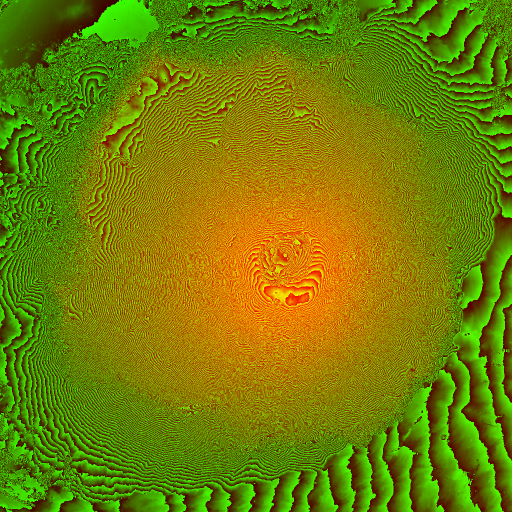
#> input picture mars/patch_olympus.png, 1024 x 1024 px, found by its file name (shown at 1/2 size)
$ python olympus_scarp.py
#> lines starting #> are read from the running program, lines starting #| are printed output that depends on the picture; after the words box and inside, x2 and y2 are one past the last pixel; in counts of white or black regions, pixels touching at a corner belong together
### tools/heightpng.py
"""Shared helpers for the data scripts.

Height PNG encoding (read by loadHeight() in index.html):
  value = round(metres * 2 + 20000), stored as 16 bits: R = high byte, G = low byte, B = 0.

Gnomonic patch geometry (must match makeFrame()/baseAt() in index.html):
  C = unit vector of the centre, E = east, N = C x E. Pixel (row, col) sits at local
  x = (col - (n-1)/2) * sp metres east and y = -(row - (n-1)/2) * sp metres north on the tangent plane,
  projected back onto the sphere. Row 0 is the north edge.

Equirectangular sources: lon -180..180 left to right, lat 90..-90 top to bottom, pixel centres at +0.5."""
import numpy as np
from PIL import Image

# [4 lines left out: function enc, not called in this run]

def frame(lat, lon):
    la, lo = np.radians(lat), np.radians(lon)
    C = np.array([np.cos(la) * np.cos(lo), np.sin(la), -np.cos(la) * np.sin(lo)])
    E = np.array([-np.sin(lo), 0, -np.cos(lo)]); N = np.cross(C, E)
    return C, E, N

def grid_latlon(lat, lon, n, sp, R):
    C, E, N = frame(lat, lon)
    xs = (np.arange(n) - (n - 1) / 2) * sp
    X, Y = np.meshgrid(xs, -xs)
    P = C * R + X[..., None] * E + Y[..., None] * N; P /= np.linalg.norm(P, axis=-1, keepdims=True)
    return np.degrees(np.arcsin(np.clip(P[..., 1], -1, 1))), np.degrees(np.arctan2(-P[..., 2], P[..., 0]))

# [12 lines left out: functions bilinear, smooth121, not called in this run]

### tools/olympus_scarp.py
"""Pick the Olympus Mons basal escarpment site from the existing 700 m patch (mars/patch_olympus.png).
Largest relief within ~20 km, 250-320 km from the caldera. Prints a MARS_SITES entry.
Run from the repo root: python3 tools/olympus_scarp.py"""
import sys, json, numpy as np
from PIL import Image
sys.path.insert(0, 'tools')
from heightpng import grid_latlon

R, SP, N, LAT0, LON0 = 3389500.0, 700.0, 1024, 18.40, -133.90
CALDERA = (19950.0, 22050.0)            # caldera floor, local metres (x east, z south) — the summit site's poi
a = np.asarray(Image.open('mars/patch_olympus.png'), np.int32)
h = ((a[..., 0] << 8 | a[..., 1]) - 20000) * 0.5
c = (N - 1) / 2
xs = (np.arange(N) - c) * SP
X, Z = np.meshgrid(xs, xs)               # row index grows south, as does local z
def filt(img, k, f):
#> called with k = 28
    out = img.copy()
    for ax in (0, 1):
        acc = out.copy()
        for s in range(1, k + 1):
            acc = f(acc, np.roll(out, s, ax)); acc = f(acc, np.roll(out, -s, ax))
        out = acc
    return out
k = int(20000 / SP)
relief = filt(h, k, np.maximum) - filt(h, k, np.minimum)
#> the loop in filt (call 2), `for ax in (0, 1):` made 2 passes
#> pass 1, in filt (call 2), `out = acc`:
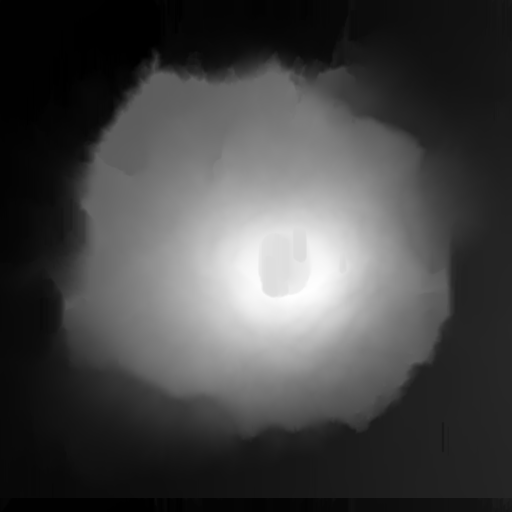
#> out: shape (1024, 1024) float64 (shown at 1/2 size); min -2543, max 20862, mean 3933.8; drawn with min black and max white
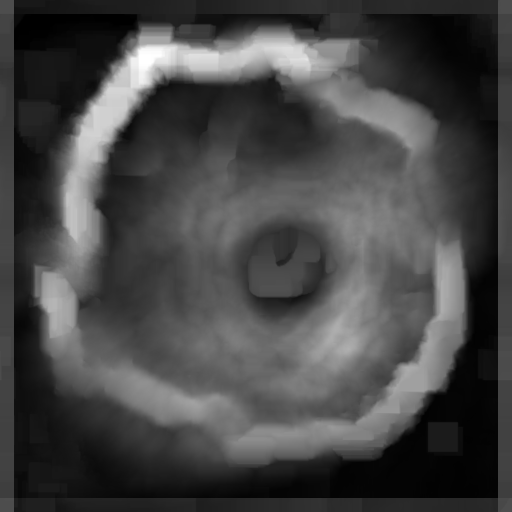
#> relief: shape (1024, 1024) float64 (shown at 1/2 size); min 35, max 10482, mean 2932.5; drawn with min black and max white
dist = np.hypot(X - CALDERA[0], Z - CALDERA[1])
edge = k + 2
ok = (dist > 250e3) & (dist < 320e3)
ok[:edge] = ok[-edge:] = False; ok[:, :edge] = ok[:, -edge:] = False
iy, ix = np.unravel_index(np.where(ok, relief, -1).argmax(), h.shape)
#> iy = 164; ix = 285
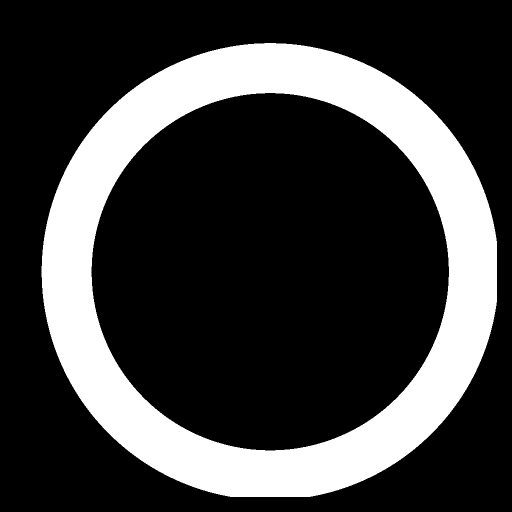
#> ok: shape (1024, 1024) bool (shown at 1/2 size); 24.3% white; 1 white region, box (x1, y1, x2, y2) and area: (83, 86, 994, 994) 254851
win = (slice(iy - k, iy + k + 1), slice(ix - k, ix + k + 1))
sub = h[win]
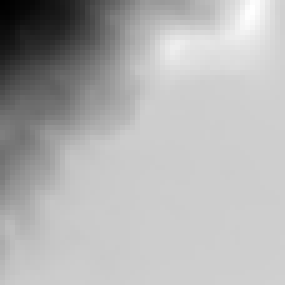
#> sub: shape (57, 57) float64 (shown 5 times larger); min -1793.5, max 7977, mean 5048.9; drawn with min black and max white
ty, tx = np.unravel_index(sub.argmax(), sub.shape); by, bx = np.unravel_index(sub.argmin(), sub.shape)
#> after `ty, tx = np.unravel_index(sub.argmax(), sub.shape)`: ty = 1; tx = 50
#> after `by, bx = np.unravel_index(sub.argmin(), sub.shape)`: by = 0; bx = 0
top = np.array([X[win][ty, tx], Z[win][ty, tx]]); foot = np.array([X[win][by, bx], Z[win][by, bx]])
#> after `top = np.array([X[win][ty, tx], Z[win][ty, tx]])`: top = [-143150, -262150]
#> after `foot = np.array([X[win][by, bx], Z[win][by, bx]])`: foot = [-178150, -262850]
# steepest point of the cliff inside that window, then walk downhill until the ground flattens out
gy, gx = np.gradient(h, SP)
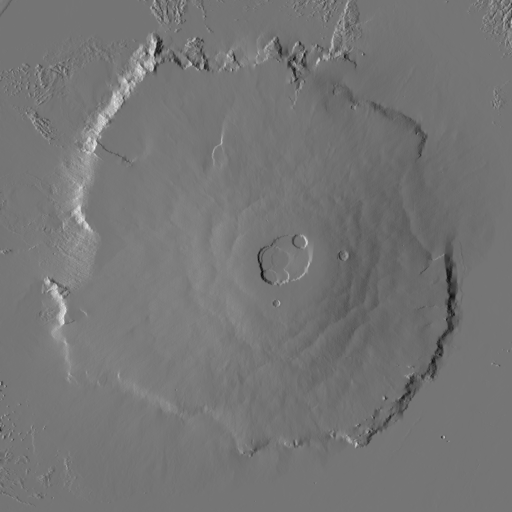
#> gx: shape (1024, 1024) float64 (shown at 1/2 size); min -0.765, max 0.905, mean 0.00347; drawn with min black and max white
slope = np.hypot(gx, gy)
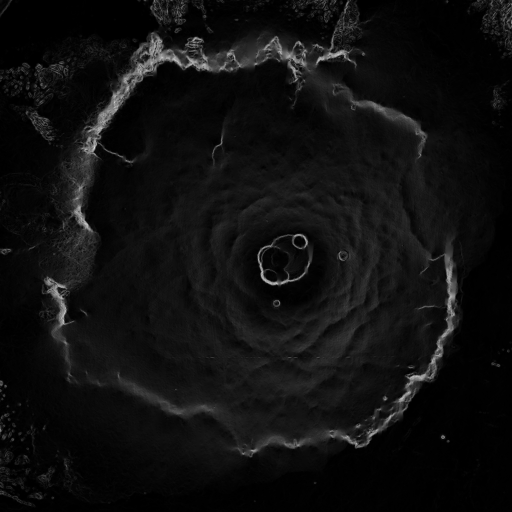
#> slope: shape (1024, 1024) float64 (shown at 1/2 size); min 0, max 0.92, mean 0.0625
sl = slope[win]; py, px = np.unravel_index(sl.argmax(), sl.shape); py += iy - k; px += ix - k
#> after `sl = slope[win]`:
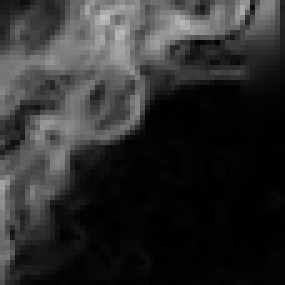
#> sl: shape (57, 57) float64 (shown 5 times larger); min 0, max 0.755, mean 0.178
#> after `py, px = np.unravel_index(sl.argmax(), sl.shape)`: py = 3; px = 20
#> after `py += iy - k`: py = 139
#> after `px += ix - k`: px = 277
p = np.array([px, py], float)
#> p = [277, 139]
for _ in range(400):                          # 0.5 px steps downhill
    i, j = int(round(p[1])), int(round(p[0]))
    g = np.array([gx[i, j], gy[i, j]]); n = np.linalg.norm(g)
    if n < np.tan(np.radians(5)): break
    p -= g / n * 0.5
#> this loop made 32 passes
#> (i, j, g, n, p) on passes 1 to 12: (139, 277, [0.744, 0.13], 0.755, [276.5, 138.9]), (139, 277, [0.744, 0.13], 0.755, [276, 138.8]), (139, 276, [0.636, 0.0796], 0.641, [275.5, 138.8]), (139, 276, [0.636, 0.0796], 0.641, [275, 138.7]), (139, 275, [0.549, -0.00786], 0.549, [274.5, 138.7]), (139, 275, [0.549, -0.00786], 0.549, [274, 138.7]), (139, 274, [0.553, 0.045], 0.555, [273.5, 138.7]), (139, 274, [0.553, 0.045], 0.555, [273, 138.6]), (139, 273, [0.469, 0.165], 0.497, [272.6, 138.5]), (138, 273, [0.516, 0.0539], 0.519, [272.1, 138.4]), (138, 272, [0.373, 0.0436], 0.375, [271.6, 138.4]), (138, 272, [0.373, 0.0436], 0.375, [271.1, 138.3])
#> (i, j, g, n) on pass 32: (135, 262, [0.0536, 0.0136], 0.0553)
p -= (np.array([px, py]) - p) / max(1e-6, np.linalg.norm(np.array([px, py]) - p)) * (800 / SP)    # 0.8 km out onto the apron
#> p = [261.1, 135.1]
sx, sz = int(round(p[0])), int(round(p[1]))
#> sx = 261; sz = 135
spawn_xz = np.array([X[sz, sx], Z[sz, sx]])
#> spawn_xz = [-175350, -263550]
u = np.array([px, py]) - p; u /= np.linalg.norm(u)                        # uphill, in (col, row) = (x, z)
#> after `u = np.array([px, py]) - p`: u = [15.93, 3.88]
#> after `u /= np.linalg.norm(u)`: u = [0.972, 0.236]
ray = [(int(round(sz + u[1] * t)), int(round(sx + u[0] * t))) for t in range(0, int(40000 / SP))]
#> ray = 57 pairs, first value 135 to 148, second value 261 to 315
hi = max(ray, key=lambda q: h[q]); top = np.array([X[hi], Z[hi]])
#> after `hi = max(ray, key=lambda q: h[q])`: hi = (144, 297)
#> after `top = np.array([X[hi], Z[hi]])`: top = [-150150, -257250]
LA, LO = grid_latlon(LAT0, LON0, N, SP, R)
lat, lon = float(LA[sz, sx]), float(LO[sz, sx])
#> lat = 22.81; lon = -137.1
# re-express the cliff top relative to the new site's own frame
from heightpng import frame
C, E, Nn = frame(lat, lon)
#> C = [-0.675, 0.388, 0.627]; E = [0.681, 0, 0.733]; Nn = [0.284, 0.922, -0.264]
la, lo = np.radians(LA[hi]), np.radians(LO[hi])
#> la = 0.396; lo = -2.38
P = np.array([np.cos(la) * np.cos(lo), np.sin(la), -np.cos(la) * np.sin(lo)]); dd = P @ C
#> after `P = np.array([np.cos(la) * np.cos(lo), np.sin(la), -np.cos(la) * np.si`: P = [-0.671, 0.386, 0.633]
#> after `dd = P @ C`: dd = 1
poi = [float((P @ E) / dd * R), float(-(P @ Nn) / dd * R)]
#> poi = [25175.5, 5712.2]
yaw = float(np.arctan2(poi[0], poi[1]))   # forward = (sin yaw, cos yaw) in the site's frame
#> yaw = 1.35
print(json.dumps({'relief_m': float(relief[iy, ix]), 'dist_km': float(dist[iy, ix] / 1000), 'max_slope_deg': float(np.degrees(np.arctan(slope[py, px]))),
                  'spawn_h': float(h[sz, sx]), 'top_h': float(h[hi]), 'lat': round(lat, 4), 'lon': round(lon, 4), 'yaw': round(yaw, 3),
                  'poi': [round(poi[0]), round(poi[1])], 'poi_km': float(np.hypot(*poi) / 1000)}, indent=1))
#> (printed output is left out)
